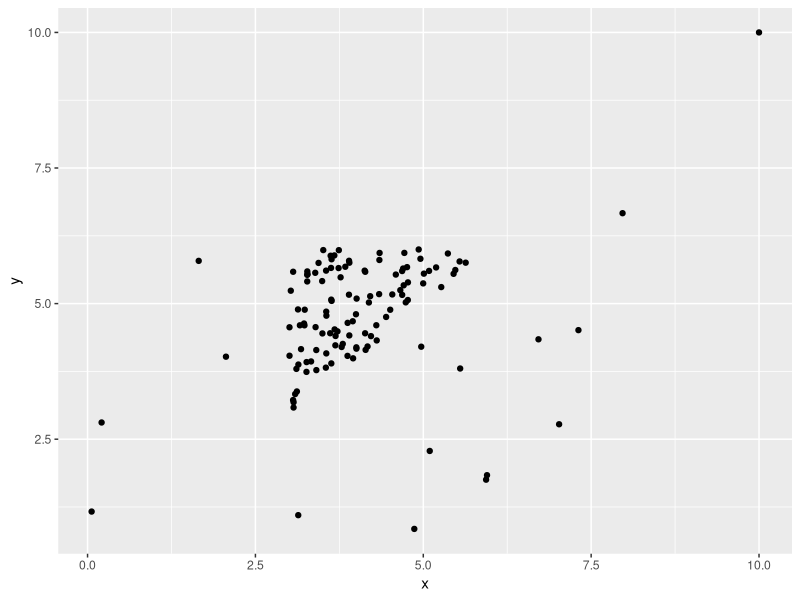
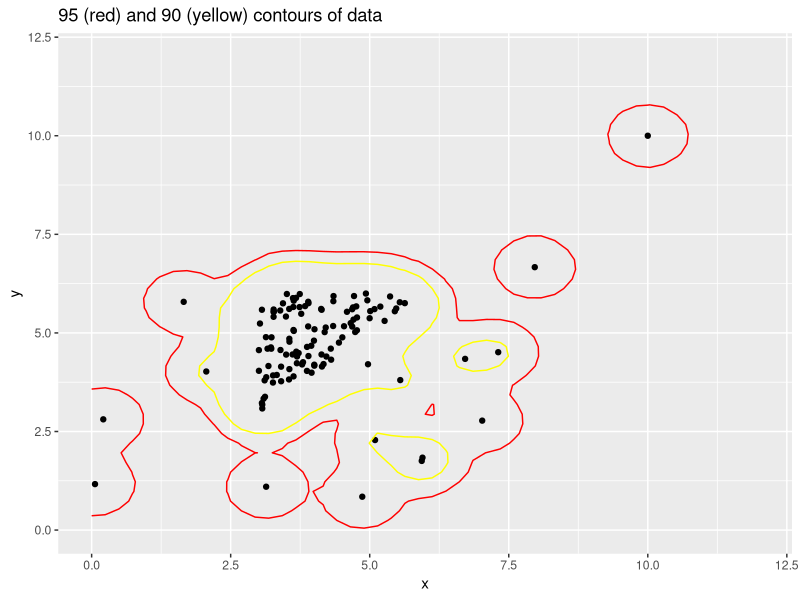

Write the R code that produced these figures, in order.
## ---- chunk 1
knitr::opts_chunk$set(
  collapse = TRUE,
  comment = "#>",
  fig.path = "man/figures/README-",
  out.width = "100%"
)


## ---- chunk 2
#library(privateKDE)
library(ggplot2)
library(MASS)

## Simulate a distribution of points including sparse and sharp elements. The sharp element is
## a uniform triangle, and the sparse element is a uniform array.
Nsparse = 15
Ndense = 100
coords1 = data.frame(x = runif(Nsparse,0,8)
                    ,y = runif(Nsparse,0,8))
coords2 = data.frame(x = runif(2*Ndense,3,6)
                    ,y = runif(2*Ndense,3,6))
coords2 = coords2[coords2$x<coords2$y,]
coords3 = data.frame(x = 10, y = 10)
coords = rbind(coords1,coords2,coords3)

ggplot(coords,aes(x=x,y=y)) + geom_point()
## ---- chunk 3
# version 2 (with ggplot2)
nn = 50
getLevel <- function(x,y,prob) { 
    kk <- MASS::kde2d(x,y)
    dx <- diff(kk$x[1:2])
    dy <- diff(kk$y[1:2])
    sz <- sort(kk$z)
    c1 <- cumsum(sz) * dx * dy
    approx(c1, sz, xout = 1 - prob)$y
}

# 90 and 50% contours
L99 <- getLevel(coords$x, coords$y, 0.99)
L90 <- getLevel(coords$x, coords$y, 0.90)

kk <- MASS::kde2d(coords$x, coords$y,n=nn,lims=c(0,12,0,12))
dimnames(kk$z) <- list(kk$x, kk$y)
dc <- data.frame(x=rep(kk$x,nn),y=rep(kk$y,each=nn),z=as.numeric(kk$z))

p <- ggplot() + geom_point(data=coords,aes(x=x,y=y)) +
geom_contour(data=dc,aes(x=x,y=y,z=z), breaks=L99, colour="red") +
geom_contour(data=dc,aes(x=x,y=y,z=z), breaks=L90, colour="yellow") +
ggtitle("95 (red) and 90 (yellow) contours of data") +
  coord_cartesian(xlim=c(0,12),ylim=c(0,12))

p
